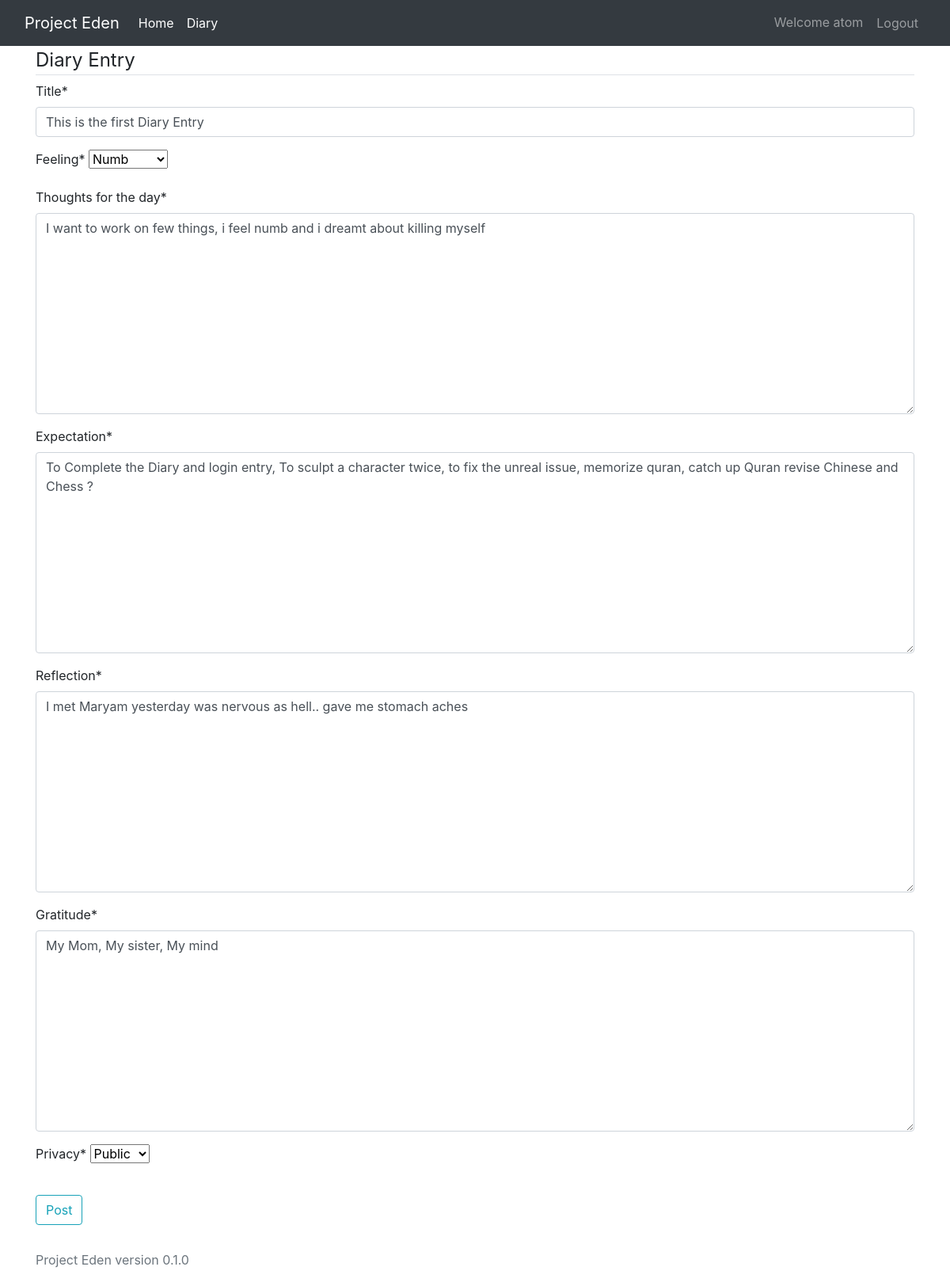
The app's page /diary/1/update (signed in) with its own data.
### Haven/models.py (models this page shows, shortened)
class Diary(models.Model):
    Feelings_CHOICES = [
        ('anger', "Anger"),
        ('frustrated', "Frustrated"),
        ('happy', "Happy"),
        ('calm', "Calm"),
        ('numb', "Numb"),
        ('sad', "Sad"),
        ('excited', "Excited")
    ]
    Privacy_Choise = [
        ('public', "Public"),
        ('private', 'Private')
    ]
    user = models.ForeignKey(User, on_delete=models.CASCADE)
    title = models.CharField(max_length=200)
    thoughts_for_the_day = models.TextField()
    expectation = models.TextField()
    reflection = models.TextField()
    feeling = models.CharField(max_length=10, choices=Feelings_CHOICES)
    privacy = models.CharField(max_length=10, choices=Privacy_Choise, default='Private')
    gratitude = models.TextField()
    created_at = models.DateTimeField(auto_now_add=True)

### Haven/views.py (the view)
# urls.py: path('diary/<int:pk>/update', views.DiaryUpdateView.as_view(), name='diary_update'),
@method_decorator(login_required, name='dispatch')
class DiaryUpdateView(LoginRequiredMixin, UpdateView):
    model = Diary
    template_name = "diary_form.html"
    fields = ['title', 'feeling', 'thoughts_for_the_day', 'expectation', 'reflection', 'gratitude', 'privacy']
    def dispatch(self, request, *args, **kwargs):
        diary = self.get_object()
        if diary.user != request.user:
            return redirect('diary_list')  # Redirect to diary list page if user is not the author
        return super().dispatch(request, *args, **kwargs)

### Haven/templates/diary_form.html (shortened to what this page needs)
{% extends "base.html" %}
{% load crispy_forms_tags %}
{% block content %}
<div class="content-section">
    <form method="POST">
        <fieldset class="form-group">
            <legend class="border-bottom mb4">Diary Entry</legend>
            {{ form|crispy }}
        </fieldset>
        <div class="form-group">
            <button class="btn btn-outline-info" type="submit">Post </button>
        </div>
    </form>
</div>
{% endblock content %}

### Haven/templates/base.html (shortened to what this page needs)
{% load static %}
<!doctype html>
<html lang="en">
  <head>
    <link rel="stylesheet" href="https://cdn.jsdelivr.net/npm/bootstrap@4.0.0/dist/css/bootstrap.min.css">
  </head>
  <body>
    <header>
        <nav class="navbar navbar-expand-lg navbar-dark bg-dark">
            <div class="container-fluid">
                <a class="navbar-brand" href="#">Project Eden</a>
                <div class="collapse navbar-collapse" id="navbarNav">
                  <ul class="navbar-nav">
                    <li class="nav-item">
                      <a class="nav-link active" aria-current="page" href="{% url 'home'%}">Home</a>
                    </li>
                    {% if user.is_authenticated %}
                    <li class="nav-item">
                        <a class="nav-link active" aria-current="page" href="{% url 'diary_list'%}">Diary</a>
                    </li>
                    {% endif %}
                    <ul>
                    </div>
                    <div class="navbar-nav">
                        {% if user.is_authenticated %}
                            <a class="nav-item nav-link" href="">Welcome {{user.username}}</a>
                        <form action="{% url 'logout' %}" method="post" class="nav-item">
                            <button type="submit" class="btn btn-link nav-link">Logout</button>
                        </form>
                        {% else %}
                            <a class="nav-item nav-link" href="{% url 'login'%}">Login</a>
                            <a class="nav-item nav-link" href="{% url 'register'%}">Register</a>
                        {% endif %}
                    </div>
                </div>
        </nav>
    </header>
    <div class="container">
        {% block content %} {% endblock content %}
    </div>
    <footer class="footer mt-auto py-3">
        <div class="container">
          <span class="text-muted">Project Eden version 0.1.0</span>
        </div>
      </footer>
  </body>
</html>

### records on screen
Diary: title "This is the first Diary Entry", feeling "Numb", thoughts_for_the_day "I want to work on few things, i feel numb and i dreamt about killing myself", expectation "To Complete the Diary and login entry, To sculpt a character twice, to fix the unreal issue, memorize quran, catch up Quran revise Chinese and Chess ?", reflection "I met Maryam yesterday was nervous as hell.. gave me stomach aches", gratitude "My Mom, My sister, My mind", privacy "Public"

### other values on screen
{{ user.username }} "atom"
